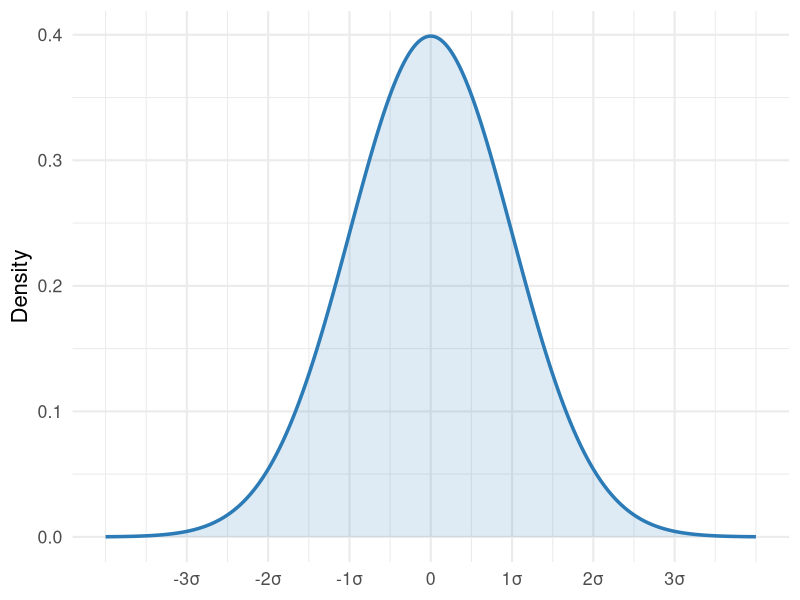
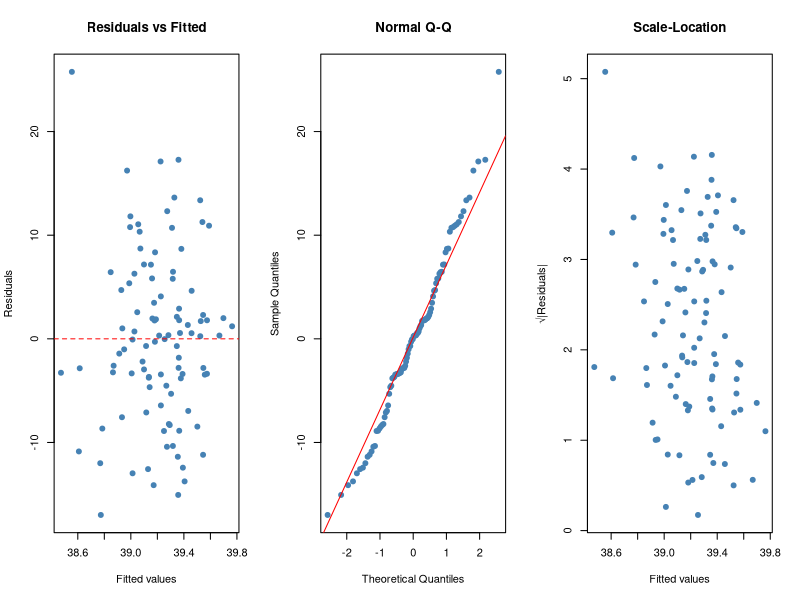

R code for these plots, in order:
## ---- chunk 1
#| echo: false
#| fig-width: 7
#| fig-height: 4
library(ggplot2)

x <- seq(-4, 4, length.out = 500)
y <- dnorm(x, mean = 0, sd = 1)

ggplot(data.frame(x = x, y = y), aes(x, y)) +
  geom_line(linewidth = 1.2, colour = "#2c7bb6") +
  geom_area(alpha = 0.15, fill = "#2c7bb6") +
  scale_x_continuous(
    breaks = -3:3,
    labels = c("-3σ", "-2σ", "-1σ", "0", "1σ", "2σ", "3σ")
  ) +
  labs(x = NULL, y = "Density") +
  theme_minimal(base_size = 16)
## ---- chunk 2
#| echo: true
#| eval: true
set.seed(42)
dat <- data.frame(
  alexithymia = rnorm(100, 50, 10),
  distress    = rnorm(100, 40, 9)
)
fit <- lm(distress ~ alexithymia, data = dat)
summary(fit)
## ---- chunk 3
#| echo: false
#| dev: png
#| fig-height: 4.5
#| fig-width: 9
#| fig-align: center
par(mfrow = c(1, 3))
# Residuals vs fitted
plot(fitted(fit), residuals(fit),
     xlab = "Fitted values", ylab = "Residuals",
     main = "Residuals vs Fitted", pch = 19, col = "steelblue")
abline(h = 0, col = "red", lty = 2)

# Q-Q plot
qqnorm(residuals(fit), main = "Normal Q-Q", pch = 19, col = "steelblue")
qqline(residuals(fit), col = "red")

# Scale-location
plot(fitted(fit), sqrt(abs(residuals(fit))),
     xlab = "Fitted values", ylab = "√|Residuals|",
     main = "Scale-Location", pch = 19, col = "steelblue")
## ---- chunk 4
#| echo: true

data(attitude)
help(attitude)
